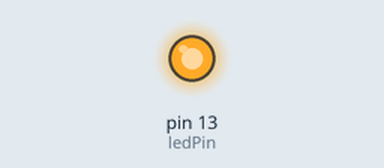
The sketch below on a simulated Arduino Uno, built with avr-gcc and run on an emulated ATmega328P. Shown: output pins drawn as LEDs (lit = HIGH). What the sketch prints to the serial monitor is not drawn.

Above: at 0.05 s.
At 2.0 s:
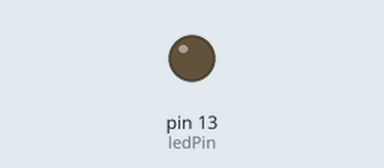
Timing chart, 0 to 4.6 s (numbered marks = the images above):
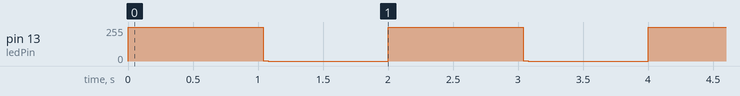

Measured:
- by itself, pin 13 (ledPin): repeats every 2.0 s: 2/255 0.04 s, 0/255 0.92 s, 255/255 1.0 s

The sketch:

2XDisk_RPM_11_04_2022__19h20.ino
```cpp
const int ledPin = 13; // 2 Generating interrupts using CLK signal

//*****************************************************************
//                 ENCODER 1 (LEFT)

volatile boolean TurnDetected1;  // need volatile for Interrupts
volatile boolean rotationdirection1; // CW or CCW rotation

const int PinCLK1 = 18; // 2 Generating interrupts using CLK signal

int RotaryPosition1 = 0; // To store Stepper Motor Position
int PrevPosition1;   // Previous Rotary Position Value to check accuracy
int RPMavg1 = 0;
int RPM1 = 0;   // Revolutions Per Minute
int WheelCounter1 = 20; //Wheel has 20 gaps
int TimeStart1 = 0;
int TimeStart1a = 1000;
int Reset1 = 2000;
int TimeRunner1 = 0;
int RPMCounter1 = 0;
int RPMCounter1a = 0;

//Interrupt routine runs if CLK goes from HIGH to LOW

void isr1 () {

//  delay(2); // delay for Debouncing  (4)
  if (digitalRead(PinCLK1))

    rotationdirection1 = digitalRead(PinCLK1);
  TurnDetected1 = true;

}

//*****************************************************************
//                 ENCODER 2 (RIGHT)

volatile boolean TurnDetected2;  // need volatile for Interrupts
volatile boolean rotationdirection2; // CW or CCW rotation

const int PinCLK2 = 19; // 2 Generating interrupts using CLK signal

int RotaryPosition2 = 0; // To store Stepper Motor Position
int PrevPosition2;   // Previous Rotary Position Value to check accuracy
int RPMavg2 = 0;   // Revolutions Per Minute
int RPM2 = 0;   // Revolutions Per Minute
int WheelCounter2 = 20; //Wheel has 20 gaps
int TimeStart2 = 0;
int TimeStart2a = 1000;
int Reset2 = 2000;
int TimeRunner2 = 0;
int RPMCounter2 = 0;
int RPMCounter2a = 0;

//Interrupt routine runs if CLK goes from HIGH to LOW

void isr2 () {

//  delay(2); // delay for Debouncing  (4)
  if (digitalRead(PinCLK2))

    rotationdirection2 = digitalRead(PinCLK2);
  TurnDetected2 = true;

}

void setup() {

  Serial.begin(9600);

  pinMode (ledPin, OUTPUT);

  pinMode (PinCLK1, INPUT);
  attachInterrupt (5, isr1, RISING);  //interrupt 0 always connected to pin 2 on Arduino Uno

  pinMode (PinCLK2, INPUT);
  attachInterrupt (4, isr2, RISING);  //interrupt 0 always connected to pin 2 on Arduino Uno

  TimeRunner1 = millis();
  TimeRunner2 = millis();

}

void loop() {

  //************************************************************
  //                 ENCODER 1

  // Runs if rotation was detected

  if (TurnDetected1) {
    PrevPosition1 = RotaryPosition1;  // Save previous position in variable
    RotaryPosition1 = RotaryPosition1 + 1;  // Increase Position by 1
    RPMCounter1 = RPMCounter1 + 1;
    TurnDetected1 = false; // do NOT Repeat IF loop until new rotation detected

  }

  TimeStart1 = millis() - TimeRunner1;

  if (TimeStart1 <= TimeStart1a) {
    RPM1 = 0;
    RPMCounter1 = 0;
    digitalWrite(ledPin, HIGH);
  }

  if (TimeStart1 >= TimeStart1a) {
    RPMCounter1a = RPMCounter1;
    digitalWrite(ledPin, LOW);

    }

  if (TimeStart1 >= Reset1) {
    RPM1 = (RPMCounter1a / 20) * 60;
    RPMavg1 = (RPM1 + RPM1) / 2;
    TimeRunner1 = millis();
  Serial.print("RPM1: ");
  Serial.println(RPM1);

  Serial.print("RPMavg1: ");
  Serial.println(RPMavg1);

  Serial.print("RPMCounter1a: ");
  Serial.println(RPMCounter1a);

  }

//  //************************************************************
//  //                 ENCODER 2
//
//  // Runs if rotation was detected
//
//  if (TurnDetected2) {
//    PrevPosition2 = RotaryPosition2;  // Save previous position in variable
//    RotaryPosition2 = RotaryPosition2 + 2;  // Increase Position by 1
//    RPMCounter2 = RPMCounter2 + 1;
//    TurnDetected2 = false; // do NOT Repeat IF loop until new rotation detected
//
//  }
//
//  TimeStart2 = millis() - TimeRunner2;
//
//  if (TimeStart2 <= TimeStart2a) {
//    RPMCounter2 = RotaryPosition2;
//    digitalWrite(ledPin, HIGH);
//  }
//
//  if (TimeStart2 >= TimeStart2a) {
//    RPMCounter2a = RPMCounter2;
//    RPM2 = (RPMCounter2a / 20) * 60;
//    digitalWrite(ledPin, LOW);
//  Serial.print("RPM2: ");
//  Serial.println(RPM2);
//    }
//
//  if (TimeStart2 >= Reset2) {
//    RPM2 = 0;
//    TimeRunner2 = millis();
//  }

//  Serial.print("RPMCounter1a: ");
//  Serial.println(RPMCounter1a);

//  Serial.print("RPM1: ");
//  Serial.println(RPM1);

//  Serial.print("TimeStart1: ");
//  Serial.println(TimeStart1);
}
```
